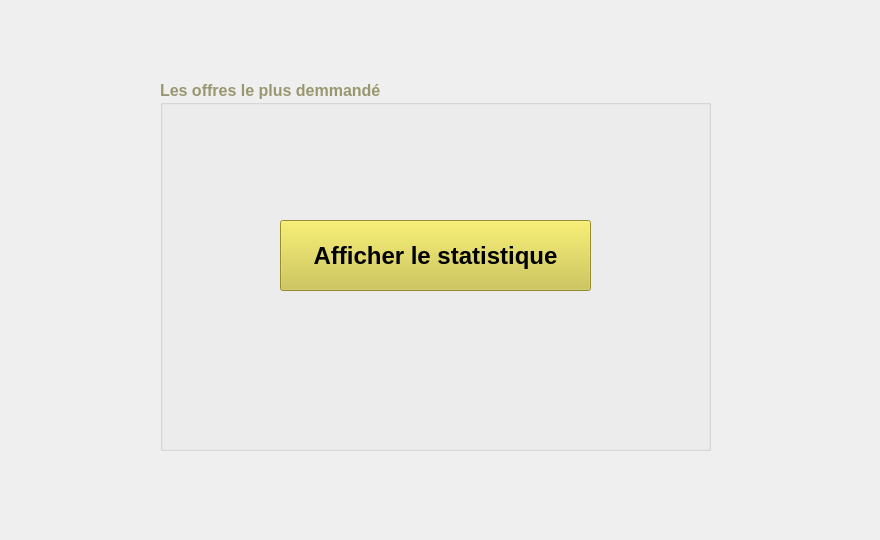
    <widget class="QWidget" name="tab_4">
     <attribute name="title">
      <string>Consulter statistique des offres</string>
     </attribute>
     <widget class="QLabel" name="label_6">
      <property name="geometry">
       <rect>
        <x>0</x>
        <y>0</y>
        <width>871</width>
        <height>531</height>
       </rect>
      </property>
      <property name="font">
       <font>
        <kerning>true</kerning>
       </font>
      </property>
      <property name="text">
       <string/>
      </property>
      <property name="pixmap">
       <pixmap>../../Downloads/black-gold-marble-texture_125540-835.jpg</pixmap>
      </property>
      <property name="scaledContents">
       <bool>true</bool>
      </property>
     </widget>
     <widget class="QGroupBox" name="groupBox_3">
      <property name="geometry">
       <rect>
        <x>160</x>
        <y>80</y>
        <width>551</width>
        <height>371</height>
       </rect>
      </property>
      <property name="palette">
       <palette>
        <active>
         <colorrole role="WindowText">
          <brush brushstyle="SolidPattern">
           <color alpha="255">
            <red>152</red>
            <green>151</green>
            <blue>111</blue>
           </color>
          </brush>
         </colorrole>
         <colorrole role="Button">
          <brush brushstyle="SolidPattern">
           <color alpha="255">
            <red>68</red>
            <green>68</green>
            <blue>68</blue>
           </color>
          </brush>
         </colorrole>
         <colorrole role="Base">
          <brush brushstyle="SolidPattern">
           <color alpha="255">
            <red>68</red>
            <green>68</green>
            <blue>68</blue>
           </color>
          </brush>
         </colorrole>
         <colorrole role="Window">
          <brush brushstyle="SolidPattern">
           <color alpha="255">
            <red>68</red>
            <green>68</green>
            <blue>68</blue>
           </color>
          </brush>
         </colorrole>
        </active>
        <inactive>
         <colorrole role="WindowText">
          <brush brushstyle="SolidPattern">
           <color alpha="255">
            <red>152</red>
            <green>151</green>
            <blue>111</blue>
           </color>
          </brush>
         </colorrole>
         <colorrole role="Button">
          <brush brushstyle="SolidPattern">
           <color alpha="255">
            <red>68</red>
            <green>68</green>
            <blue>68</blue>
           </color>
          </brush>
         </colorrole>
         <colorrole role="Base">
          <brush brushstyle="SolidPattern">
           <color alpha="255">
            <red>68</red>
            <green>68</green>
            <blue>68</blue>
           </color>
          </brush>
         </colorrole>
         <colorrole role="Window">
          <brush brushstyle="SolidPattern">
           <color alpha="255">
            <red>68</red>
            <green>68</green>
            <blue>68</blue>
           </color>
          </brush>
         </colorrole>
        </inactive>
        <disabled>
         <colorrole role="WindowText">
          <brush brushstyle="SolidPattern">
           <color alpha="255">
            <red>120</red>
            <green>120</green>
            <blue>120</blue>
           </color>
          </brush>
         </colorrole>
         <colorrole role="Button">
          <brush brushstyle="SolidPattern">
           <color alpha="255">
            <red>68</red>
            <green>68</green>
            <blue>68</blue>
           </color>
          </brush>
         </colorrole>
         <colorrole role="Base">
          <brush brushstyle="SolidPattern">
           <color alpha="255">
            <red>68</red>
            <green>68</green>
            <blue>68</blue>
           </color>
          </brush>
         </colorrole>
         <colorrole role="Window">
          <brush brushstyle="SolidPattern">
           <color alpha="255">
            <red>68</red>
            <green>68</green>
            <blue>68</blue>
           </color>
          </brush>
         </colorrole>
        </disabled>
       </palette>
      </property>
      <property name="font">
       <font>
        <pointsize>12</pointsize>
        <weight>75</weight>
        <bold>true</bold>
       </font>
      </property>
      <property name="title">
       <string>Les offres le plus demmandé</string>
      </property>
      <widget class="QPushButton" name="pb_stat">
       <property name="geometry">
        <rect>
         <x>120</x>
         <y>140</y>
         <width>311</width>
         <height>71</height>
        </rect>
       </property>
       <property name="font">
        <font>
         <pointsize>18</pointsize>
        </font>
       </property>
       <property name="styleSheet">
        <string notr="true">background-color: rgb(206, 197, 64);</string>
       </property>
       <property name="text">
        <string>Afficher le statistique</string>
       </property>
      </widget>
     </widget>
    </widget>
